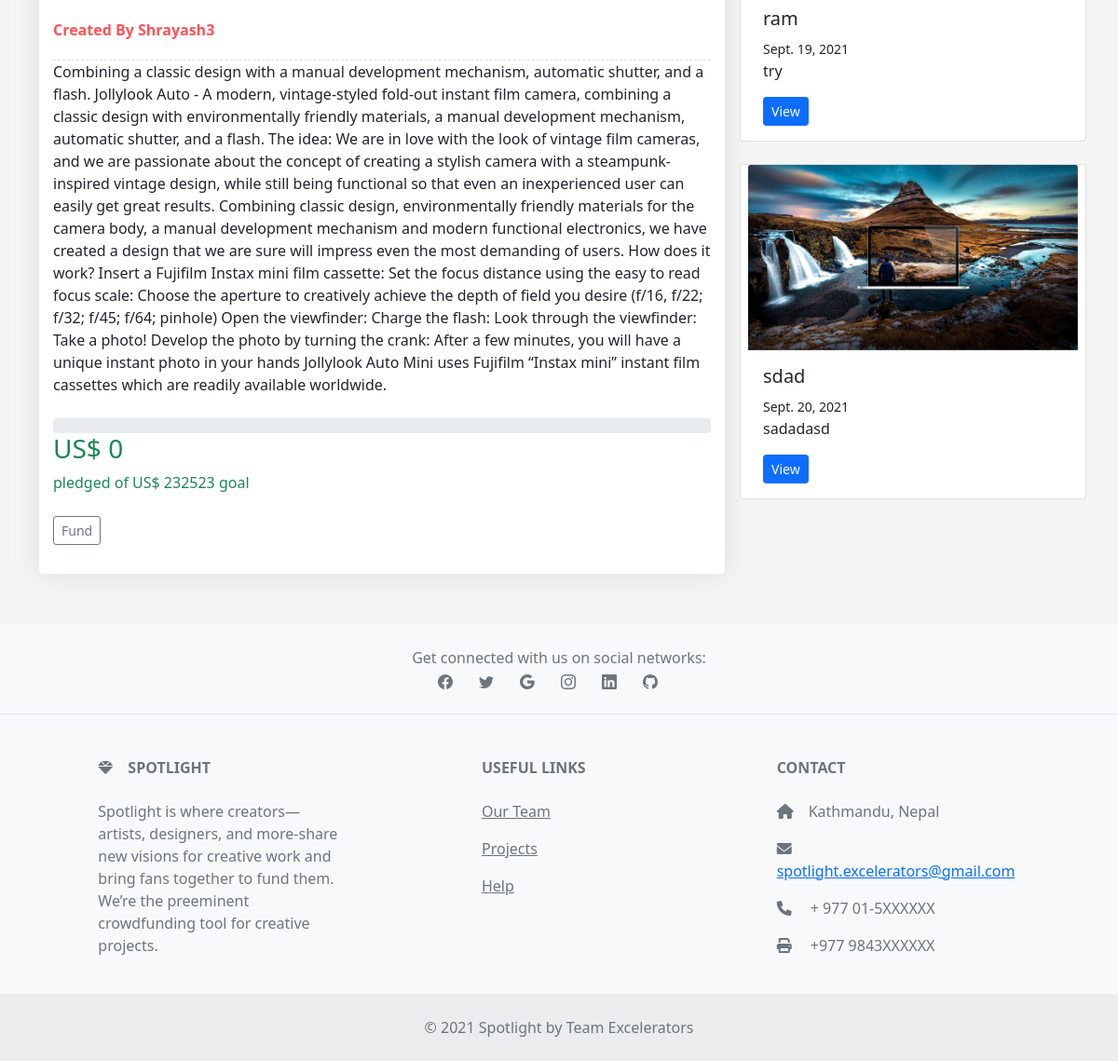
/creator/project/41 (lower part), run on an earlier commit of the app's database.
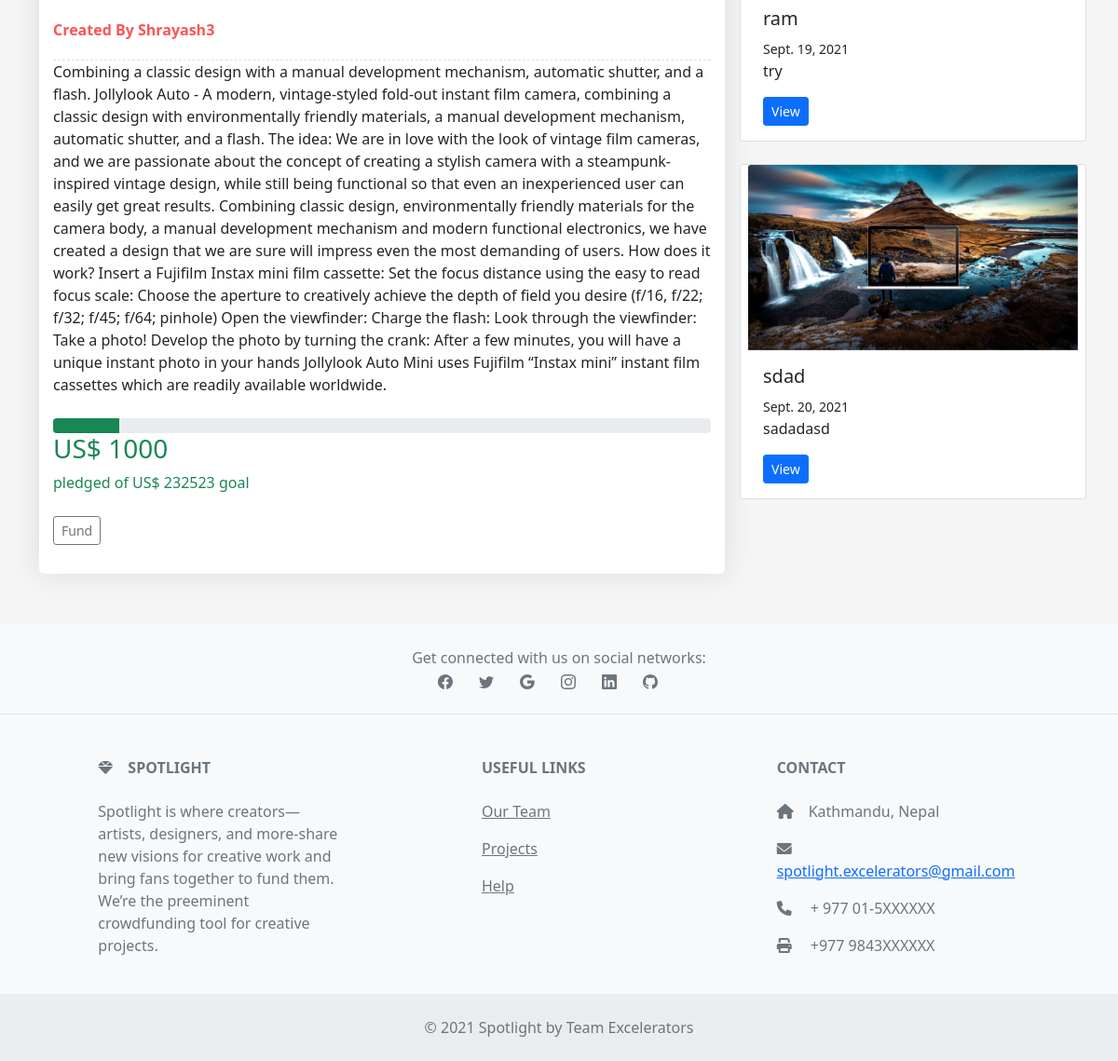
And on a later commit of the database.
### creator/models.py (models this page shows)
class creator_Basic(models.Model):
    Author = models.CharField(max_length=25)
    title = models.CharField(max_length=25)
    category = models.CharField(max_length=100)
    reciepient = models.CharField(max_length=100)
    description = models.TextField()
    image = models.ImageField(upload_to='media/static/img')
    FundingGoal = models.IntegerField(default='0')
    pledgeAmount = models.IntegerField(default='0')
    TargetLaunchDate = models.DateField(default=now, blank=True)

### creator/views.py (the view)
# urls.py: path('project/<pid>', views.View_Projects_Details,name= 'project description')
def View_Projects_Details(request, pid):
    projObj = creator_Basic.objects.get(pk=pid)
    projObj.FundingGoalInPercentage = projObj.FundingGoal / 100
    projObj.pledgeAmountInPercentage = projObj.pledgeAmount / 100
    projLists = creator_Basic.objects.all()
    return render(request, "view-project-details.html", {"details": projObj, "projects": projLists})

### templates/view-project-details.html (shortened to what this page needs)
{% extends 'base.html' %} {% block content %}
 <div class="blog-single gray-bg">
        <div class="container">
            <div class="row">
                <div class="col-sm-12 col-md-12 col-lg-8 mb-4">
                    <article class="article">
                <br><br>
                        <div class="article-title">
                            <div class="media">
                                <div class="avatar" >
                                </div>
                                <div class="media-body">
                                    <label>Created By {{details.Author}}</label>
                                </div>
                            </div>
                        </div>
                        <div class="article-content">
                            <p class="card-text">{{details.description}}</p>
                        </div>
                        <br>
                        <div class="mb-3">
                  <div class="progress">
                    <div
                      class="progress-bar bg-success"
                      role="progressbar"
                      style="width: {{details.pledgeAmountInPercentage}}%"
                      aria-valuenow="{{details.pledgeAmountInPercentage}}"
                      aria-valuemin="0"
                      aria-valuemax="{{details.FundingGoalInPercentage}}"
                    ></div>
                  </div>
                  <h3 class="text-success font-lg font-bolg mb-2">
                    US$ {{details.pledgeAmount}}
                  </h3>
                  <div class="text-success">
                    pledged of US$ {{details.FundingGoal}} goal
                  </div>
                  <br>
                  <div class="d-flex justify-content-between align-items-center">
                  <div class="btn-group">
                    <a
                      href="/investor/checkout/{{details.id}}"
                      class="btn btn-sm btn-outline-secondary"
                    >
                      Fund
                    </a>
                  </div>
                </div>
                </div>
                    </article>
                </div>
            <div class="col-sm-12 col-md-12 col-lg-4">
        {% for pr in projects|slice:":3" %}
        <div class="row row-cols-12 row-cols-sm-12 row-cols-md-12 g-3 mb-4">
          <div class="card w-100">
            {% if pr.image %}
            <img
              src="{{pr.image.url}}"
              class="card-img-top"
              alt="{{pr.title}}"
              onerror="this.onerror=null;this.src='static/img/no image.png';"
            />
            {% endif %}
            <div class="card-body">
              <h5 class="card-title">{{pr.title}}</h5>
              <small>{{pr.TargetLaunchDate}}</small>
              <p class="card-text">{{pr.description}}</p>
              <a href="{{pr.id}}" class="btn btn-primary btn-sm">View</a>
            </div>
          </div>
        </div>
        {% endfor %}
      </div>
      </div>
      </div>
    </div>
{% endblock %}

What changed in the data, as far as the page shows it:
changed creator_Basic "Shrayash3": pledgeAmount "0" → "1000"
